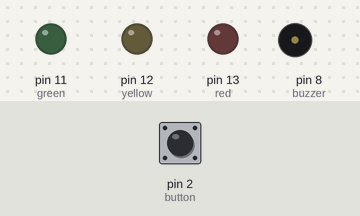
A sketch run on a simulated Arduino Uno, built with avr-gcc and run on an emulated ATmega328P. Shown: output pins drawn as LEDs (lit = HIGH), buzzer (waves = sounding, pin HIGH). Inputs (shaded band) come from the test bench; at power-on: pin 2 (button) LOW. Pins used as bus, display or sensor lines are not drawn.

Above: at 1.2 s.
1.3 s: pin 2 (button) pulled HIGH for 0.15 s
At 4.7 s:
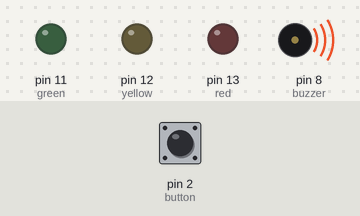
At 8.2 s:
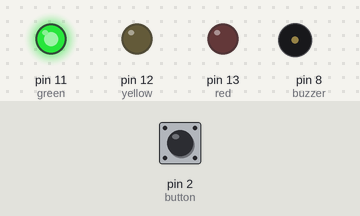
Timing chart, 0 to 20.5 s (numbered marks = the images above; inputs shaded):
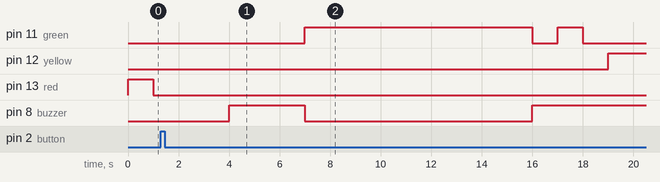

The sketch:

project1.ino
```cpp
//Variable Declerations
boolean toggle = 0;
boolean safety = 0;

const int greenArrow = 10;
const int green = 11;
const int yellow = 12;
const int red = 13;
const int button = 2;
const int buzzer = 8;


void setup() {
  pinMode(red, OUTPUT);
  pinMode(yellow, OUTPUT);
  pinMode(green, OUTPUT);
  pinMode(greenArrow, OUTPUT);
  pinMode(buzzer, OUTPUT);

  pinMode(button, INPUT);

  //Interrupt
  attachInterrupt(digitalPinToInterrupt(button), safetyChange, RISING);
}

//Needed for Interrupt function to work
void safetyChange(){
  safety = 1;
}

//Buzzer Sound and blink
void buzzBlink(int ledPin, bool flash = true, bool buzz = true){
  if (flash == false){
    digitalWrite(ledPin, HIGH);
  }
  if (buzz == true) {
    digitalWrite(buzzer, HIGH);
  }
  if (flash == true) {
    digitalWrite(ledPin, LOW);
  }
  delay(1000);
  if (flash == true) {
    digitalWrite(ledPin, HIGH);
  }
  delay(1000);
  if (flash == true) {
    digitalWrite(ledPin, LOW);
  }
  delay(1000);
  if (buzz == true) {
    digitalWrite(buzzer, LOW);
  }
  if (flash == false){
    digitalWrite(ledPin, LOW);
  }
}

void loop() {
  toggle = digitalRead(button);         //Set Button read to toggle

//Blinking red waiting for Button Press to Begin
  while(safety == 0){

  //Blink
    digitalWrite(red, HIGH);
    delay(1000);
    digitalWrite(red, LOW);
    delay(1000);
  }

//Signal Change Loop
  //Green Arrow
    digitalWrite(greenArrow, HIGH);
    delay(2000);
    buzzBlink(greenArrow);
  //Green Signal
    digitalWrite(green, HIGH);
    delay(9000);
    buzzBlink(green);
  //Yellow Signal
    buzzBlink(yellow, false);
  //Red Signal
    digitalWrite(red, HIGH);
    delay(17000);
    buzzBlink(red);
}
```

Measured:
- after the input at 1.3 s, pin 11 (green): LOW → HIGH after 5.7 s, → LOW 9.0 s later, → HIGH 1.0 s later, → LOW 1.0 s later; pin 12 (yellow): LOW → HIGH after 17.7 s; pin 13 (red): stops changing and stays LOW; pin 8 (buzzer): LOW → HIGH after 2.7 s, → LOW 3.0 s later, → HIGH 9.0 s later
